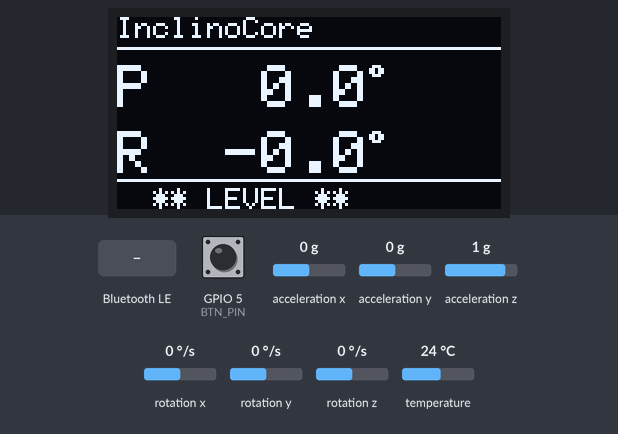
A program run on a simulated ESP32-C3. On the bench: 128×64 one-colour display. Inputs (shaded band) come from the test bench; at power-on: acceleration x 0 g, acceleration y 0 g, GPIO 5 (BTN_PIN) HIGH, acceleration z 1 g, rotation x 0 °/s, rotation y 0 °/s, rotation z 0 °/s, temperature 24 °C. EEPROM starts erased; nothing arrives over Bluetooth unless stated; a phone connects over Bluetooth LE 3 s after start; what the program prints to the serial monitor is not drawn.

Above: at 6.2 s.
6.3 s: acceleration x set to -1.4 g
At 7.9 s:
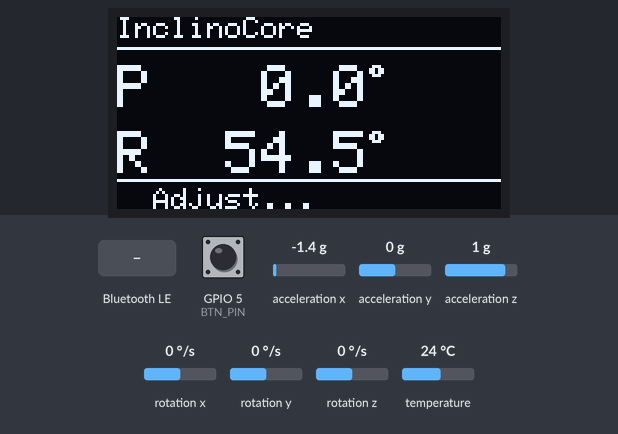
8.2 s: Bluetooth LE write "KNOWNMAC:" received
At 9.2 s:
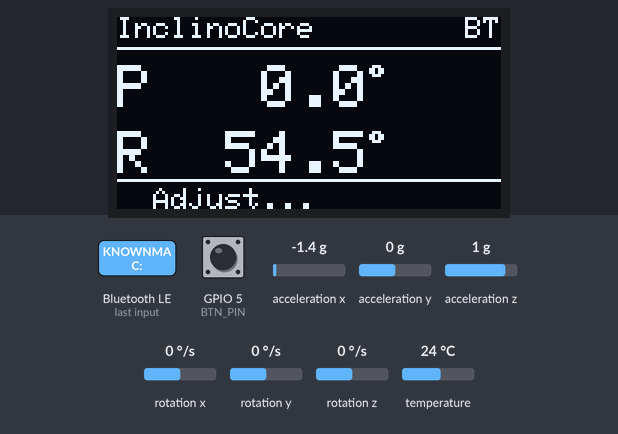
9.8 s: acceleration y set to -1.4 g
At 11.4 s:
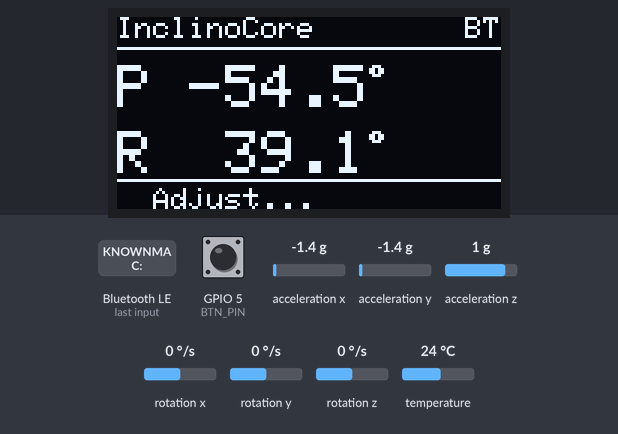
11.7 s: Bluetooth LE write "CAL" received
At 12.7 s:
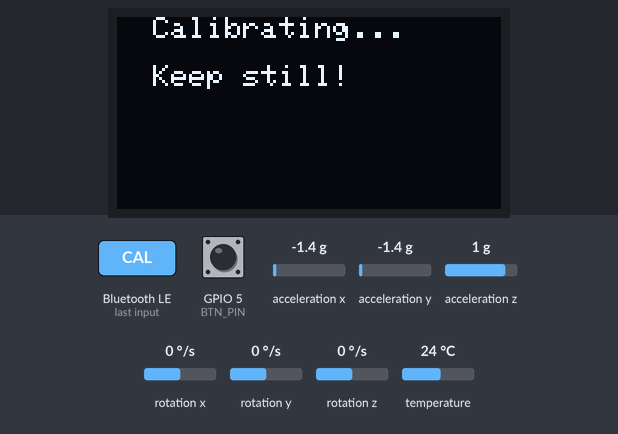
14.7 s: acceleration y set to 1.4 g
17.7 s: GPIO 5 (BTN_PIN) pulled LOW for 1 s
At 19.5 s:
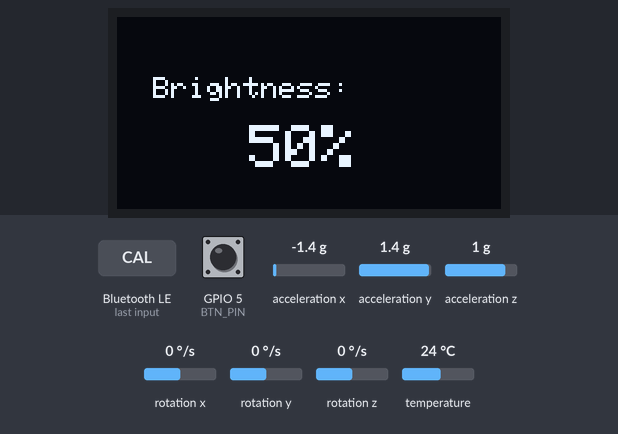
Timing chart, 0 to 21.0 s (numbered marks = the images above; inputs shaded):
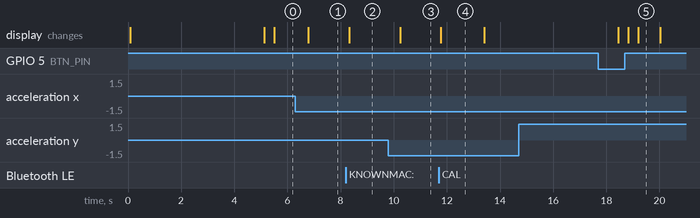

The program:

main.cpp
```cpp
#include <Arduino.h>
#include <Wire.h>
#include <Preferences.h>
#include <Adafruit_MPU6050.h>
#include <Adafruit_Sensor.h>
#include <Adafruit_SSD1306.h>
#include <math.h>
#include <NimBLEDevice.h>
#include <esp_mac.h>

// I2C: SDA=GPIO6, SCL=GPIO7
// Button: GPIO5 → GND (short = brightness, hold 1s = calibrate, double-press = boot screen)
#define SDA_PIN       6
#define SCL_PIN       7
#define BTN_PIN       5
#define CAL_HOLD_MS   1000
#define DBL_CLICK_MS  350

// Nordic UART Service UUIDs
#define NUS_SERVICE_UUID  "6E400001-B5A3-F393-E0A9-E50E24DCCA9E"
#define NUS_RX_UUID       "6E400002-B5A3-F393-E0A9-E50E24DCCA9E"
#define NUS_TX_UUID       "6E400003-B5A3-F393-E0A9-E50E24DCCA9E"

char deviceNickname[32] = "InclinoCore";
char bleAdvName[32]     = "InclinoCore";
uint16_t devicePIN = 0;

void generateBleAdvName() {
  uint8_t mac[6];
  esp_read_mac(mac, ESP_MAC_WIFI_STA);
  snprintf(bleAdvName, sizeof(bleAdvName), "Core#%02X%02X%02X%02X%02X%02X",
    mac[0], mac[1], mac[2], mac[3], mac[4], mac[5]);
}

uint16_t generatePIN() {
  uint8_t mac[6];
  esp_read_mac(mac, ESP_MAC_WIFI_STA);
  return (mac[4] * 256 + mac[5]) % 9000 + 1000;
}

Adafruit_SSD1306 display(128, 64, &Wire, -1);
Adafruit_MPU6050 mpu;
Preferences prefs;

float pitchOffset   = 0.0;
float rollOffset    = 0.0;
#define MF_SIZE 7
float pitchBuf[MF_SIZE] = {0};
float rollBuf[MF_SIZE]  = {0};
int   mfIndex = 0;

float medianOf7(float* buf) {
  float tmp[MF_SIZE];
  memcpy(tmp, buf, sizeof(tmp));
  for (int i = 0; i < MF_SIZE-1; i++)
    for (int j = i+1; j < MF_SIZE; j++)
      if (tmp[j] < tmp[i]) { float t=tmp[i]; tmp[i]=tmp[j]; tmp[j]=t; }
  return tmp[MF_SIZE/2];
}

const uint8_t BRIGHTNESS_LEVELS[] = {64, 128, 192, 255};
const int     BRIGHTNESS_COUNT    = 4;
int           brightnessIndex     = 0;

bool          btnWasPressed   = false;
unsigned long btnPressTime    = 0;
bool          clickPending    = false;
unsigned long lastClickTime   = 0;
bool          calibratePending = false;
bool          pinVerified      = false;

NimBLEServer*         pServer = nullptr;
NimBLECharacteristic* pTxChar = nullptr;
bool bleConnected = false;

class ServerCallbacks : public NimBLEServerCallbacks {
  void onConnect(NimBLEServer* s) override {
    bleConnected = true;
    Serial.println("BLE connected");
  }
  void onDisconnect(NimBLEServer* s) override {
    bleConnected = false;
    pinVerified  = false;
    Serial.println("BLE disconnected");
    NimBLEDevice::startAdvertising();
  }
};

void saveNickname();

class RxCallbacks : public NimBLECharacteristicCallbacks {
  void onWrite(NimBLECharacteristic* c) override {
    std::string val = c->getValue();
    String cmd = String(val.c_str());
    cmd.trim();
    Serial.printf("BLE RX: %s\n", cmd.c_str());
    if (cmd.startsWith("KNOWNMAC:")) {
      pinVerified = true;
      Serial.println("BLE: known device reconnected");
      if (pTxChar) {
        String ack = "{\"pin\":\"ok\",\"n\":\"" + String(deviceNickname) + "\"}\n";
        pTxChar->setValue((uint8_t*)ack.c_str(), ack.length());
        pTxChar->notify();
      }
    } else if (cmd.startsWith("PIN:")) {
      uint16_t entered = cmd.substring(4).toInt();
      if (entered == devicePIN) {
        pinVerified = true;
        Serial.println("BLE: PIN verified");
        if (pTxChar) {
          String ack = String("{\"pin\":\"ok\",\"n\":\"") + deviceNickname + "\"}\n";
          pTxChar->setValue((uint8_t*)ack.c_str(), ack.length());
          pTxChar->notify();
        }
      } else {
        Serial.println("BLE: PIN rejected");
        if (pTxChar) {
          String nak = "{\"pin\":\"fail\"}\n";
          pTxChar->setValue((uint8_t*)nak.c_str(), nak.length());
          pTxChar->notify();
        }
      }
    } else if (cmd == "CAL") {
      if (pinVerified) calibratePending = true;
    } else if (cmd.startsWith("NICK:")) {
      String nick = cmd.substring(5);
      nick.trim();
      if (nick.length() > 0 && nick.length() < 32) {
        nick.toCharArray(deviceNickname, sizeof(deviceNickname));
        saveNickname();
        Serial.printf("BLE: nickname set to %s\n", deviceNickname);
      }
    }
  }
};

void setupBLE() {
  NimBLEDevice::init(bleAdvName);
  pServer = NimBLEDevice::createServer();
  pServer->setCallbacks(new ServerCallbacks());
  NimBLEService* pService = pServer->createService(NUS_SERVICE_UUID);
  pTxChar = pService->createCharacteristic(NUS_TX_UUID, NIMBLE_PROPERTY::NOTIFY);
  auto* pRxChar = pService->createCharacteristic(
    NUS_RX_UUID,
    NIMBLE_PROPERTY::READ | NIMBLE_PROPERTY::WRITE | NIMBLE_PROPERTY::WRITE_NR);
  pRxChar->setCallbacks(new RxCallbacks());
  pService->start();
  NimBLEAdvertising* pAdv = NimBLEDevice::getAdvertising();
  pAdv->addServiceUUID(NUS_SERVICE_UUID);
  pAdv->setScanResponse(true);
  NimBLEDevice::startAdvertising();
  Serial.printf("BLE advertising as '%s' nickname='%s'\n", bleAdvName, deviceNickname);
}

void saveBrightness() {
  prefs.begin("inclinocar", false);
  prefs.putInt("brightness", brightnessIndex);
  prefs.end();
}

void saveNickname() {
  prefs.begin("inclinocar", false);
  prefs.putString("nickname", deviceNickname);
  prefs.end();
}

void loadNickname() {
  prefs.begin("inclinocar", true);
  String saved = prefs.getString("nickname", "InclinoCore");
  prefs.end();
  saved.toCharArray(deviceNickname, sizeof(deviceNickname));
  Serial.printf("Nickname: %s\n", deviceNickname);
}

void saveOffsets() {
  prefs.begin("inclinocar", false);
  prefs.putFloat("pitchOff", pitchOffset);
  prefs.putFloat("rollOff",  rollOffset);
  prefs.end();
}

void applyBrightness() {
  display.ssd1306_command(SSD1306_SETCONTRAST);
  display.ssd1306_command(BRIGHTNESS_LEVELS[brightnessIndex]);
}

void loadBrightness() {
  prefs.begin("inclinocar", true);
  brightnessIndex = prefs.getInt("brightness", 0);
  prefs.end();
  Serial.printf("Brightness loaded: index=%d val=%d\n", brightnessIndex, BRIGHTNESS_LEVELS[brightnessIndex]);
}

void loadOffsets() {
  prefs.begin("inclinocar", true);
  pitchOffset     = prefs.getFloat("pitchOff", 0.0);
  rollOffset      = prefs.getFloat("rollOff",  0.0);
  brightnessIndex = prefs.getInt("brightness", 0);
  prefs.end();
  Serial.printf("Offsets loaded: pitch=%.2f roll=%.2f brightness=%d\n", pitchOffset, rollOffset, brightnessIndex);
}

void calibrate() {
  display.clearDisplay();
  display.setTextColor(SSD1306_WHITE);
  display.setTextSize(1);
  display.setCursor(0, 0);  display.println("  Calibrating...");
  display.setCursor(0, 16); display.println("  Keep still!");
  display.display();
  delay(500);
  float pSum = 0, rSum = 0;
  for (int i = 0; i < 50; i++) {
    sensors_event_t a, g, t;
    mpu.getEvent(&a, &g, &t);
    float rp = atan2(-a.acceleration.x,
                  sqrt(a.acceleration.y*a.acceleration.y +
                       a.acceleration.z*a.acceleration.z)) * 180.0/PI;
    float rr = -atan2(a.acceleration.y, a.acceleration.z) * 180.0/PI;
    pSum += rr;
    rSum += rp;
    delay(20);
  }
  pitchOffset = pSum / 50.0;
  rollOffset  = rSum / 50.0;
  saveOffsets();
  display.clearDisplay();
  display.setCursor(0, 0);  display.println("  Cal saved!");
  display.setCursor(0, 16); display.printf("  P: %.1f\n", pitchOffset);
  display.setCursor(0, 28); display.printf("  R: %.1f\n", rollOffset);
  display.display();
  delay(5000);
}

void cycleBrightness() {
  brightnessIndex = (brightnessIndex + 1) % BRIGHTNESS_COUNT;
  applyBrightness();
  saveBrightness();
  display.clearDisplay();
  display.setTextColor(SSD1306_WHITE);
  display.setTextSize(1);
  display.setCursor(0, 20); display.println("  Brightness:");
  display.setTextSize(2);
  display.setCursor(20, 36);
  int pct = (BRIGHTNESS_LEVELS[brightnessIndex] * 100) / 255;
  display.printf("  %d%%", pct);
  display.display();
  delay(800);
}

void drawBootScreen() {
  uint8_t mac[6];
  esp_read_mac(mac, ESP_MAC_WIFI_STA);
  char macStr[18];
  snprintf(macStr, sizeof(macStr), "%02X:%02X:%02X:%02X:%02X:%02X",
    mac[0],mac[1],mac[2],mac[3],mac[4],mac[5]);
  display.clearDisplay();
  display.setTextColor(SSD1306_WHITE);
  display.setTextSize(1);
  display.setCursor(0, 0);  display.println(deviceNickname);
  display.setCursor(0, 12); display.println("  " FW_VERSION);
  display.setCursor(0, 26); display.printf("  %s", macStr);
  display.setCursor(0, 40); display.printf("  PIN: %04d", devicePIN);
  display.setCursor(0, 54); display.println(
    (pitchOffset != 0.0 || rollOffset != 0.0) ? "  Cal loaded" : "  Hold btn: cal");
  display.display();
}

void handleButton() {
  bool pressed = (digitalRead(BTN_PIN) == LOW);
  if (pressed && !btnWasPressed) {
    btnPressTime  = millis();
    btnWasPressed = true;
  }
  if (!pressed && btnWasPressed) {
    btnWasPressed = false;
    if (millis() - btnPressTime < CAL_HOLD_MS) {
      if (clickPending && millis() - lastClickTime < DBL_CLICK_MS) {
        // Second click within the window — double-press
        clickPending = false;
        drawBootScreen();
        delay(10000);
      } else {
        // First click — wait to see if a second one follows
        clickPending  = true;
        lastClickTime = millis();
      }
    }
  }
  if (pressed && btnWasPressed && millis() - btnPressTime >= CAL_HOLD_MS) {
    btnWasPressed = false;
    clickPending  = false;
    calibrate();
  }
  if (clickPending && millis() - lastClickTime >= DBL_CLICK_MS) {
    clickPending = false;
    cycleBrightness();
  }
}

void setup() {
  Serial.begin(115200);
  pinMode(BTN_PIN, INPUT_PULLUP);
  Wire.begin(SDA_PIN, SCL_PIN);
  if (!display.begin(SSD1306_SWITCHCAPVCC, 0x3C)) {
    Serial.println("OLED failed"); while(1);
  }
  display.clearDisplay();
  display.setTextColor(SSD1306_WHITE);
  display.setTextSize(1);
  display.setCursor(0, 0);  display.println("InclinoCore");
  display.setCursor(0, 12); display.println("  " FW_VERSION);
  display.setCursor(0, 28); display.println("  Starting...");
  display.display();
  if (!mpu.begin()) {
    display.setCursor(0, 44); display.println("  IMU not found!");
    display.display();
    Serial.println("MPU-6050 failed"); while(1);
  }
  mpu.setAccelerometerRange(MPU6050_RANGE_8_G);
  mpu.setFilterBandwidth(MPU6050_BAND_21_HZ);
  loadOffsets();
  loadNickname();
  loadBrightness();
  generateBleAdvName();
  devicePIN = generatePIN();
  Serial.printf("Device PIN: %04d\n", devicePIN);
  applyBrightness();
  setupBLE();
  drawBootScreen();
  delay(5000);
}

void loop() {
  handleButton();
  if (calibratePending) { calibratePending = false; calibrate(); }
  sensors_event_t a, g, temp;
  mpu.getEvent(&a, &g, &temp);
  float rawPitch = atan2(-a.acceleration.x,
                   sqrt(a.acceleration.y*a.acceleration.y +
                        a.acceleration.z*a.acceleration.z)) * 180.0/PI;
  float rawRoll  = -atan2(a.acceleration.y, a.acceleration.z) * 180.0/PI;
  float rotPitch = -rawRoll  - pitchOffset;
  float rotRoll  =  rawPitch - rollOffset;
  pitchBuf[mfIndex] = rotPitch;
  rollBuf[mfIndex]  = rotRoll;
  mfIndex = (mfIndex + 1) % MF_SIZE;
  float pitch = medianOf7(pitchBuf);
  float roll  = medianOf7(rollBuf);
  if (bleConnected && pinVerified) {
    char buf[96];
    snprintf(buf, sizeof(buf), "{\"p\":%.1f,\"r\":%.1f,\"n\":\"%s\"}\n", pitch, roll, deviceNickname);
    pTxChar->setValue((uint8_t*)buf, strlen(buf));
    pTxChar->notify();
  }
  Serial.printf("P:%+6.1f  R:%+6.1f  BLE:%s\n", pitch, roll, bleConnected ? "connected" : "advertising");
  display.clearDisplay();
  display.setTextSize(1);
  display.setTextColor(SSD1306_WHITE);
  display.setCursor(0, 0);
  display.print(deviceNickname);
  display.drawLine(0, 10, 127, 10, SSD1306_WHITE);
  display.setTextSize(2);
  display.setCursor(0, 16);
  display.printf("P%6.1f", pitch);
  display.setTextSize(1); display.print((char)247);
  display.setTextSize(2);
  display.setCursor(0, 38);
  display.printf("R%6.1f", roll);
  display.setTextSize(1); display.print((char)247);
  display.drawLine(0, 54, 127, 54, SSD1306_WHITE);
  display.setCursor(0, 57);
  display.setTextSize(1);
  bool level = abs(pitch) < 1.0 && abs(roll) < 1.0;
  display.print(level ? "  ** LEVEL **" : "  Adjust...");
  if (bleConnected && pinVerified) {
    display.setCursor(116, 0);
    display.print("BT");
  } else if (!bleConnected) {
    display.setCursor(68, 0);
    display.printf("PIN:%04d", devicePIN);
  }
  display.display();
  delay(100);
}
```

Measured:
- after the input at 6.3 s, the display: changes after 0.48 s (image 1)
- after the input at 8.2 s, the display: changes after 0.12 s (image 2)
- after the input at 9.8 s, the display: changes after 0.44 s (image 3)
- after the input at 11.7 s, the display: changes after 0.08 s (image 4)
- after the input at 14.7 s, every drawn part: stays the same
- after the input at 17.7 s, the display: first differs from a run without the input after 1.5 s (image 5)
- what the display in image 4 shows lasts 1.6 s, from 11.8 s to 13.4 s
- what the display in image 5 shows lasts 0.8 s, from 19.2 s to 20.0 s
